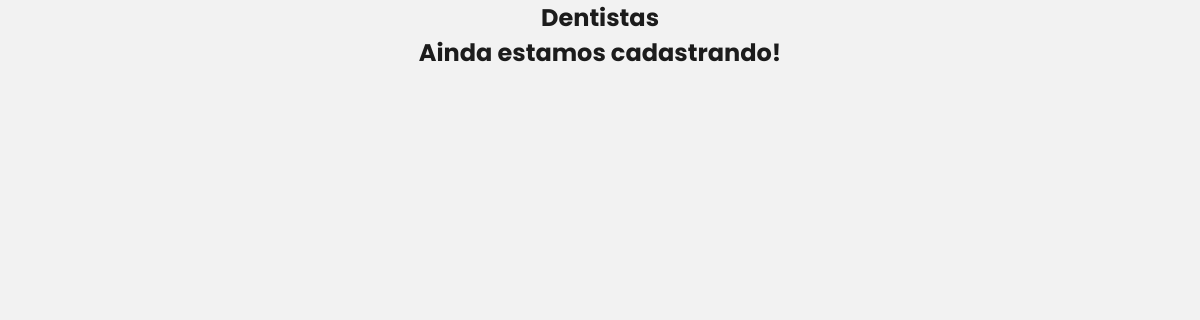
The app's page /listardentista.php, older data.
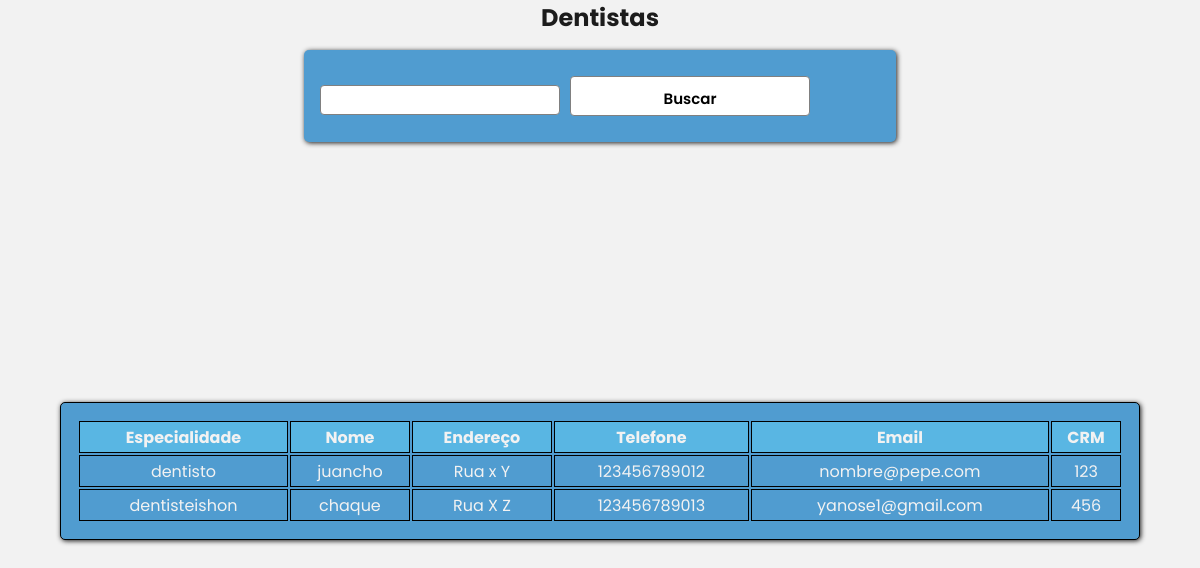
The same page, newer data.
### tables this page shows
CREATE TABLE `dentista` (
  `id_funcionario_pk` int(12) NOT NULL,
  `cpf` varchar(11) DEFAULT NULL,
  `especialidade` text,
  `nome` text,
  `endereco` text,
  `telefone` bigint(12) DEFAULT NULL,
  `email` text,
  `crm` text
);

### persistence/Banco.php (called while the page is built, shortened)
<?php
class Banco{
	private $conexao;
	public function __construct(){
		$this->url="localhost";
		$this->usuario="root";
		$this->senha="";
		$this->banco="odontologia";
		$this->conexao=new mysqli($this->url,$this->usuario,
			$this->senha,$this->banco);
	}
	public function consultar($sql)
	{
		$consulta=$this->conexao->query($sql);
		$linhas=$consulta->num_rows;
		if($linhas>0){
			return $consulta;
		}else{
			return false;
		}
	}
}
?>

### persistence/DentistaPA.php (called while the page is built, shortened)
<?php
	require_once 'Banco.php';
	class DentistaPA{
		private $conexao;
		function __construct(){
			$this->conexao=new Banco();
		}
		public function listar()
		{
			$sql="select * from dentista";
			return $this->conexao->consultar($sql);
		}
}
?>

### listardentista.php (the view, shortened to what this page needs)
<?php
require_once 'cabecalho.php';
?>
    <h2>Dentistas</h2>
<?php
require_once 'persistence/DentistaPA.php';
$dentistapa=new DentistaPA();
$consulta=$dentistapa->listar();
if(!$consulta){
	echo "<h2>Ainda estamos cadastrando!</h2>";
}else{
	echo "<div id='painel'>";
	echo "<form action='buscardentista.php' method='GET'>";
	echo "<input type='search' name='busca'>";
	echo "<input class='btn' type='submit' name='botao' value='Buscar'>";
	echo "</form>";
	echo "</div>";
	echo "<table>";
	echo "<tr>";
	echo "<th>Especialidade</th>";
	echo "<th>Nome</th>";
	echo "<th>Endereço</th>";
	echo "<th>Telefone</th>";
	echo "<th>Email</th>";
	echo "<th>CRM</th>";
	echo "</tr>";
	$consultag=$dentistapa->listar();
	while($linha=$consultag->fetch_assoc()){
		echo "<tr>";
		echo "<td>".$linha['especialidade']."</td>";
		echo "<td>".$linha['nome']."</td>";
		echo "<td>".$linha['endereco']."</td>";
		echo "<td>".$linha['telefone']."</td>";
		echo "<td>".$linha['email']."</td>";
		echo "<td>".$linha['crm']."</td>";
		echo "</tr>";
	}
	echo "</table>";
}
?>
</body>
</html>

Row changes from the older to the newer data that the page shows:
added dentista: especialidade "dentisto", nome "juancho", endereco "Rua x Y", telefone "123456789012", email "nombre@pepe.com", crm "123"
added dentista: especialidade "dentisteishon", nome "chaque", endereco "Rua X Z", telefone "123456789013", email "yanose1@gmail.com", crm "456"
Text that changed along with them:
form field botao: (not shown) → "Buscar"
text no longer shown: "Ainda estamos cadastrando!"
text now shown: "Especialidade Nome Endereço Telefone Email CRM"
